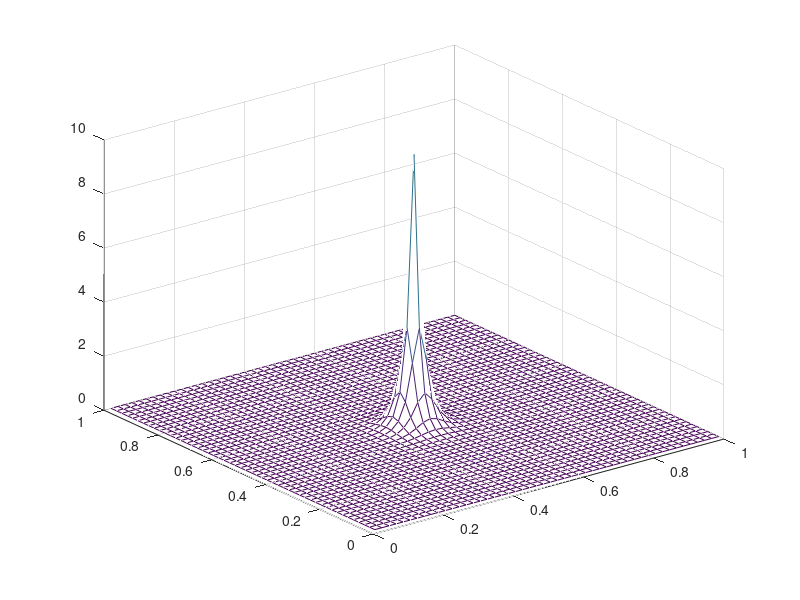

Recreate this plot in MATLAB. (Note: this script raises an error after producing the figure.)
close all;

n = 50;

hi = 1/n;
hj = 1/n;

I=1:n;
J=1:n;

Ni = length(I);
Nj = length(J);

[X, Y] = meshgrid(I*hi, J*hj);

idx = @(i, j) (i-1) * Nj + j;

ndofs = Ni * Nj;

A = sparse(ndofs, ndofs);

h2  = hi*hj;
hi2 = hi*hi;
hj2 = hj*hj;

is_b_dof = zeros(ndofs, 1);

for i=I
    for j=J
        k = idx(i, j);
        A(k, k) = 4.0/h2;
        
        is_boundary = 0;
        
        if i+1 <= Ni
           l = idx(i + 1, j);
           A(k, l) = -1/hi2;
        else
            is_boundary = 1;
        end
        
        if i-1 > 0
            l = idx(i - 1,j);
            A(k, l) = -1/hi2;
        else
            is_boundary = 1;
        end
        
        if j+1 <= Nj
           l = idx(i, j + 1);
           A(k, l) = -1/hj2;
        else
            is_boundary = 1;
        end
        
        if j-1 > 0
            l = idx(i, j - 1);
            A(k, l) = -1/hj2;
        else
            is_boundary = 1;
        end
        
        is_b_dof(k) = is_boundary;
    end 
end

A = A*A*A;

for k=1:ndofs
  if is_b_dof(k) == 1
     A(k, :) = 0; 
     A(k, k) = 1;
  end
end

% rhs = ones(ndofs, 1);
% rhs(bidx) = 0.0;

%%%%%%%%%%%%%%%%%%%%%%%%%%%%%%%%%%

% exponential function

C = ones(size(X))*0.5;
DX = X - C;
DY = Y - C;

D = sqrt(DX.*DX + DY.*DY);

alpha = 10;
beta = 50;
E = alpha * exp(-beta * D);
figure;
mesh(X, Y, E);

z = E(:);
rhs = z;
rhs(bidx) = 0.0;

%%%%%%%%%%%%%%%%%%%%%%%%%%%%%%%%%%

% Non-linear function 
% Z = sin(30 * X.*X + Y.*Y);
% z = Z(:);
% laplz = A*z;
% rhs = laplz;
% rhs(bidx) = z(bidx);
% 
% figure;
% mesh(X, Y, Z);

%%%%%%%%%%%%%%%%%%%%%%%%%%%%%%%%%%

% solve

u = A\rhs;
U = reshape(u, size(Z));

figure;
mesh(X, Y, U);

% isB = reshape(is_b_dof, size(Z));
% 
% figure;
% mesh(X, Y, isB);
